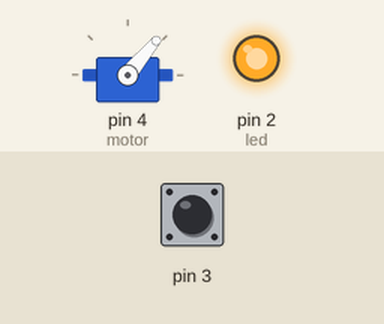
The sketch below on a simulated Arduino Uno, built with avr-gcc and run on an emulated ATmega328P. On the bench: servo, output pins drawn as LEDs (lit = HIGH). The test bench sets the inputs (shaded band); at power-on: pin 3 LOW.

Above: at 2.1 s.
At 9.4 s:
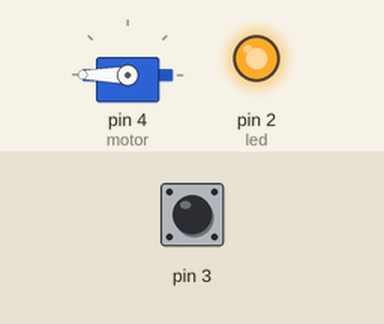
9.5 s: pin 3 pulsed HIGH 5 times (0.12 s each, 0.3 s apart)
At 21.3 s:
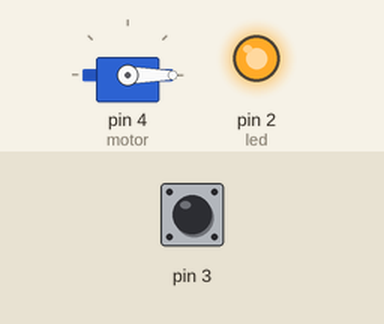
Timing chart, 0 to 76.8 s (numbered marks = the images above; inputs shaded):
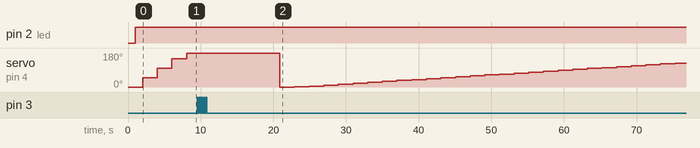

The sketch:

RoboSegurancaCOD.ino
```cpp
//Biblioteca para utilizar o servo
#include <Servo.h>

//Variavel Sensor e Motor(Servo)
int led = 2;
int sensorMov = 3;
int motor = 4;

//Define que o servo começara na posicao zero
int posicao = 0;
Servo motorservo;


long distancia(int trigger, int echo){
//Trigger porta de saida

pinMode(trigger,OUTPUT);
digitalWrite(trigger,LOW);
delay(5);
//mandando sinal
digitalWrite(trigger,HIGH);
delay(10);
digitalWrite(trigger,LOW);//Desligar porta
//Echo porta de entrada
 pinMode(echo,INPUT);

return pulseIn(echo,HIGH);
}


void setup()
{
 //Define porta do led saida
 pinMode(led,OUTPUT);
 //Inicia o servo
 motorservo.attach(motor);
 //Defini a posição
 motorservo.write(posicao);

}

void loop()
{

  int cm = 0.01723 * distancia(3, 3);

  if(cm < 320){
  digitalWrite(led,HIGH);
  posicao = posicao +50;
    delay(1000);
  motorservo.write(posicao);
  }


}
```
